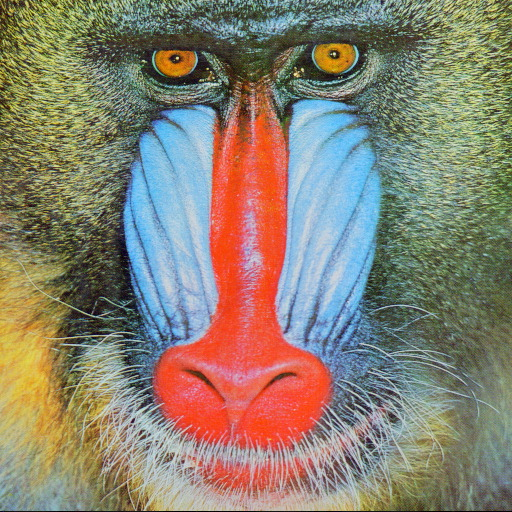
#> input picture Practica2/Imagenes/baboon.jpg, 512 x 512 px
$ python ejercicio5.py
#> lines starting #> are read from the running program, lines starting #| are printed output that depends on the picture
#! /usr/bin/env python
# -*- coding: utf-8 -*-

#*************************************************************************
# Para dos Imágenes distintintas (en escala de grises) acentuar los bordes
# utilizando los filtros “Laplacian Sharpening” y “Hight Boost Filter”
#*************************************************************************

#Imports
#******************************************************************************
import cv2
import numpy as np
import matplotlib.pyplot as plt
#*****************************************************************************

path1 = 'Imagenes/baboon.jpg'
path2 = 'Imagenes/Rana2.bmp'

img1 = cv2.imread(path1, 0)
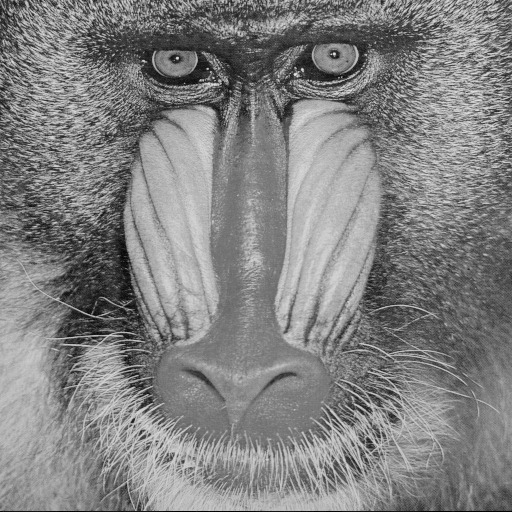
#> img1: shape (512, 512); min 0, max 234, mean 129.7
img2 = cv2.imread(path2, 0)
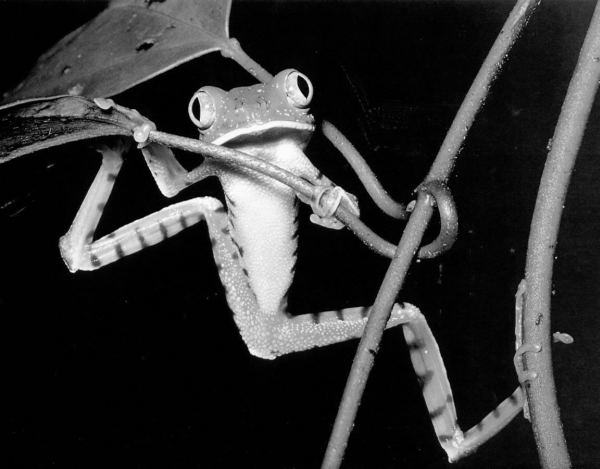
#> input picture Practica2/Imagenes/Rana2.bmp, 600 x 469 px
#> img2 is the input picture: shape (469, 600); min 0, max 252, mean 49.9

#Utilizamos las herramientas de Opencv
laplaciano = cv2.Laplacian(img2, -1)
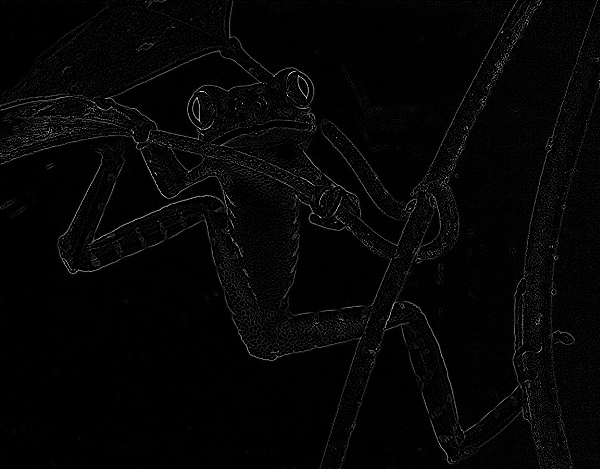
#> laplaciano: shape (469, 600); min 0, max 255, mean 5.3
#Una alternativa es usar filter2d ingresando el kernel correspondiente
ker_laplacian = np.array([[0,1,0],[1,-4,1],[0,1,0]])
laplaciano2 = cv2.filter2D(img2, -1, ker_laplacian)

ker_hb = lambda A: np.array([[0,-1,0],[-1,A+4,-1],[0,-1,0]])
img2_hb = cv2.filter2D(img2, -1, ker_hb(1))
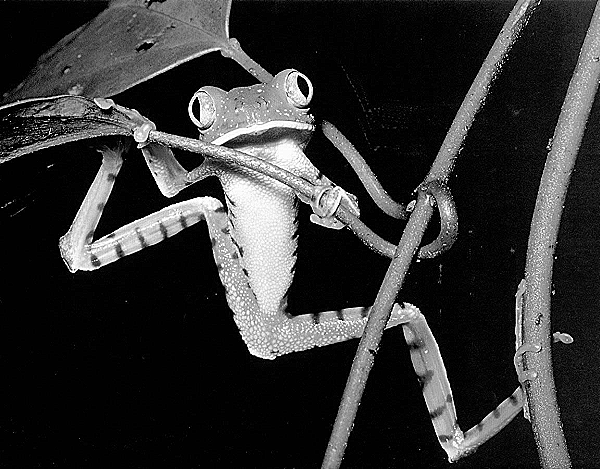
#> img2_hb: shape (469, 600); min 0, max 255, mean 50.9

plt.figure()
plt.imshow(laplaciano, cmap='gray')
plt.title('Laplaciano')
plt.figure()
plt.imshow(laplaciano2, cmap='gray')
plt.title('Laplaciano mediante kernel')
plt.figure()
plt.imshow(img2_hb, cmap='gray')
plt.title('Hight Boost Filter(A=1)')
plt.show()
